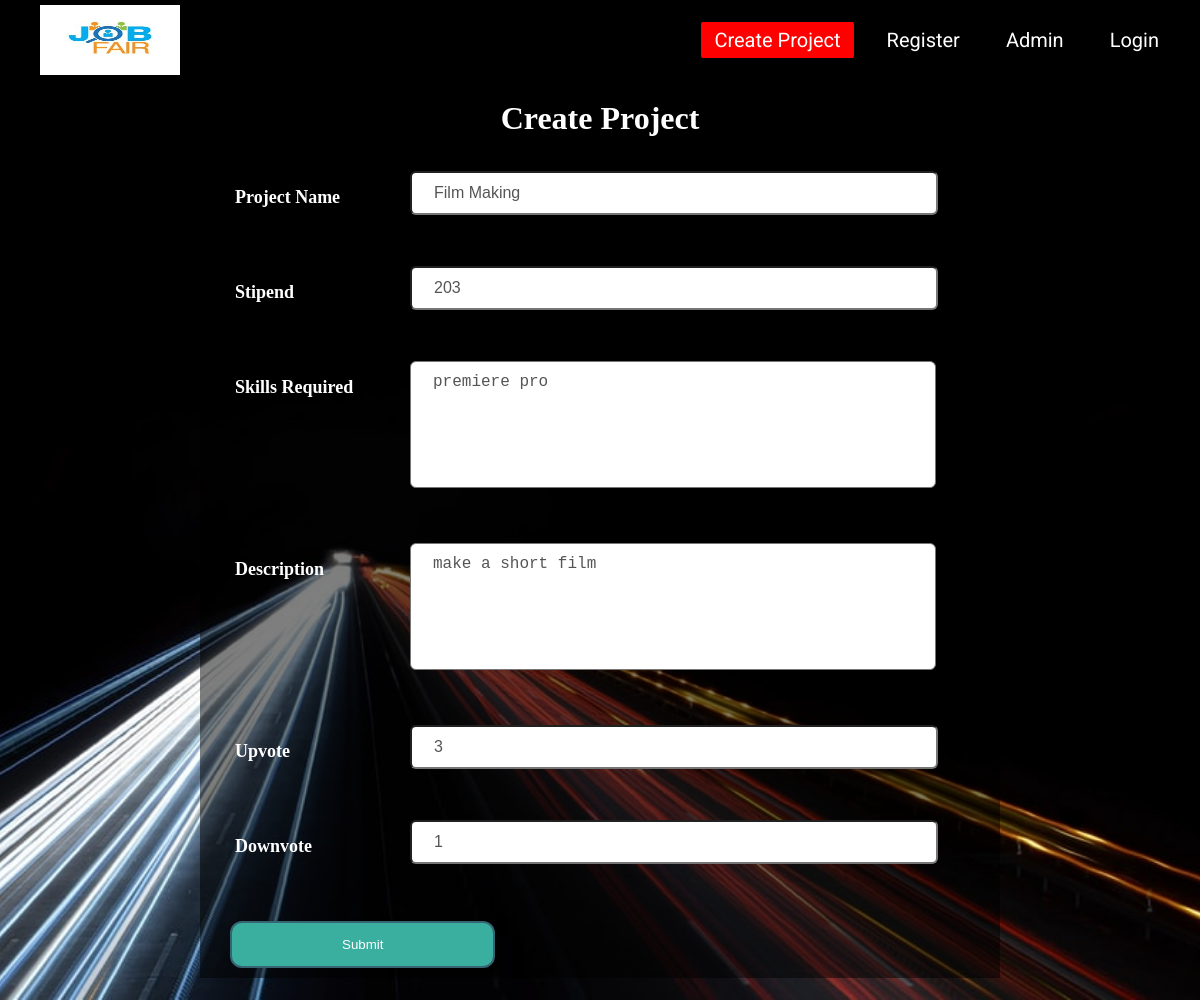
Screenshot of /jobfair_app/project_update/4/ with the database file from the repository.
### jobfair_app/models.py (models this page shows, shortened)
class Project(models.Model):
    name = models.CharField(max_length = 256)
    description = models.TextField(
        default = ' ',
        max_length=500,
    )
    stipend = models.IntegerField(
        default = 0,
     )
    upvote = models.IntegerField(
        default = 0,
    )
    downvote = models.IntegerField(
        default = 0,
    )
    skills = models.TextField(
    default = '',
    max_length = 500
    )

### jobfair_app/views.py (the view)
# urls.py: path('project_update/<pk>/',views.ProjectUpdateView.as_view(), name = 'project_update'),
class ProjectUpdateView(UpdateView):
    model = models.Project
    fields = ('name','description','stipend','upvote','downvote','skills')
    template_name = 'project_form.html'

### jobfair_app/templates/project_form.html (shortened to what this page needs)
<!DOCTYPE html>
<html>
  <head>
    {% load static %}
    <link rel="stylesheet" type="text/css"  href="{% static 'project_create.css' %}">
  </head>
  <body>
    <div class="wrapper">
      <nav class="navbar">
        <a href="{% url 'jobfair_app:index' %}">
          <img class="logo" src="{% static 'jb.jpg' %}">
        </a>
        <ul>
          <li><a class="active" href="{% url 'jobfair_app:project_create' %}">Create Project</a></li>
          <li><a href="{% url 'jobfair_app:register' %}">Register</a></li>
          <li><a href="{% url 'admin:index' %}">Admin</a></li>
          {% if user.is_authenticated %}
          <li> <a href="{% url 'jobfair_app:logout' %}">{{user.username}} Logout</a> </li>
          {% else %}
          <li> <a href="{% url 'jobfair_app:user_login' %}">Login</a> </li>
          {% endif %}
        </ul>
      </nav>
    <div class="regform">
      <h1>Create Project</h1>
    </div>
    <div class="main">
      <form method="post">
        <h2 class="name">Project Name</h2>
        {{form.name}}
        <h2 class="name">Stipend</h2>
        {{form.stipend}}
        <h2 class="name">Skills Required</h2>
        {{form.skills}}
        <h2 class="name">Description</h2>
        {{form.description}}
        <h2 class="name">Upvote</h2>
        {{form.upvote}}
        <h2 class="name">Downvote</h2>
        {{form.downvote}}
        <button type="submit">Submit</button>
      </form>
    </div>
  </div>
  </body>
</html>

### jobfair_app/static/project_create.css (style rules this page uses)
* { margin: 0; padding: 0; }
.wrapper .regform { width: 800px; background-color: rgba(0,0,0,0.6); margin: auto; color: #FFFFFF; padding: 10px 0px 10px 0px; text-align: center; border-radius: 15px 15px 0px 0px; margin-top: 10px; }
.wrapper .main { background-color: rgba(0,0,0,0.5); width: 800px; margin: auto; }
form { padding: 10px; }
.name { margin-left: 25px; margin-top: 30px; width: 125px; color: white; font-size: 18px; font-weight: 700; }
.company { position: relative; left: 200px; top: -37px; line-height: 40px; width: 480px; border-radius: 6px; padding: 0 22px; font-size: 16px; color: #555; }
.stipend { position: relative; left: 200px; top: -37px; line-height: 40px; width: 480px; border-radius: 6px; padding: 0 22px; font-size: 16px; color: #555; }
.skills { position: relative; left: 200px; top: -37px; line-height: 40px; width: 480px; border-radius: 6px; padding: 0 22px; font-size: 16px; color: #555; }
.textarea { position: relative; left: 200px; top: -37px; line-height: 40px; width: 480px; border-radius: 6px; padding: 0 22px; font-size: 16px; color: #555; resize: none; height: 125px; }
button { background-color: #3baf9f; display: block; margin: 20px 0px 0px 20px; text-align: center; border-radius: 12px; border: 2px solid #366473; padding: 14px 110px; outline: none; color: white; cursor: pointer; transition: .25s; }
.wrapper { background: url(b1.jpg) no-repeat; background-size: cover; background-position: center; height: 125vh; }
.navbar { height: 80px; width: 100%; background: rgba(0,0,0,0.4); }
.logo { width: 140px; height: 70px; padding: 5px 40px; }
.navbar ul { float: right; margin-right: 20px; }
.navbar ul li { list-style: none; margin: 0 8px; display: inline-block; line-height: 80px; }
.navbar ul li a { text-decoration: none; color: white; padding: 6px 13px; font-size: 20px; font-family: 'Roboto', sans-serif; transition: .4s; }
.navbar ul li a.active, .navbar ul li a:hover { background: red; border-radius: 2px; }

### rows the page displays
Project: name "Film Making", stipend "203", skills "premiere pro", description "make a short film", upvote "3", downvote "1"
